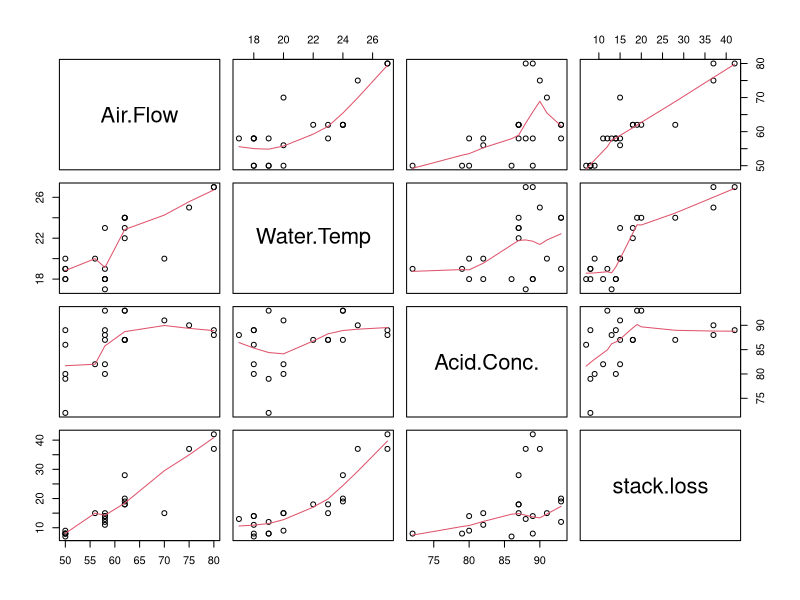
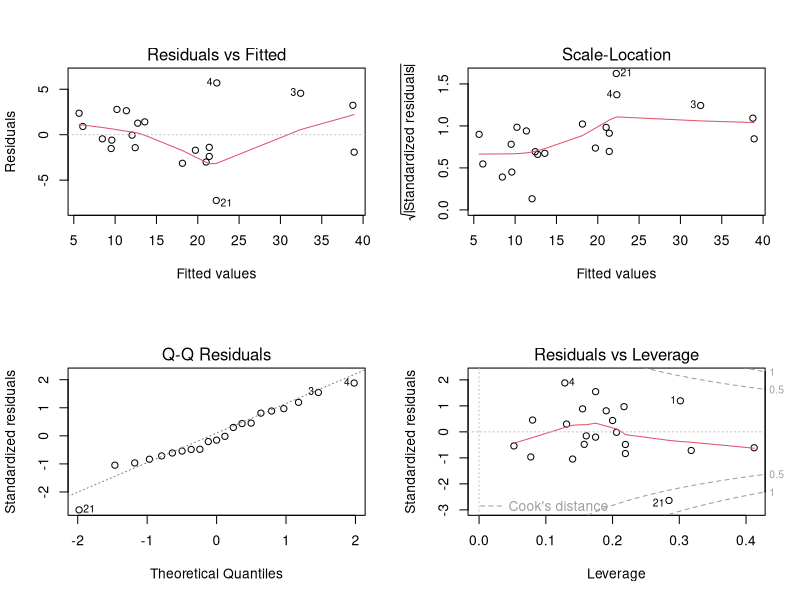
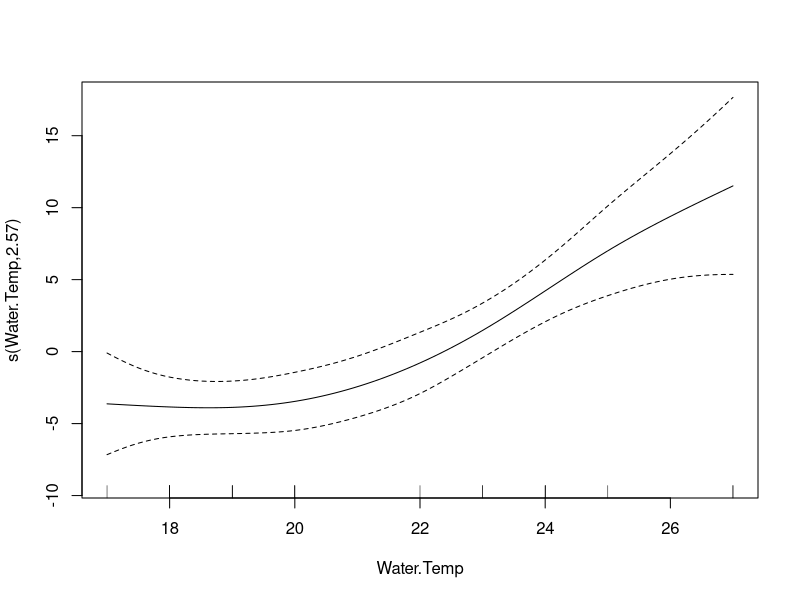

Source code (R) for these figures, in order:
data(stackloss)
str(stackloss)
summary(stackloss)

pairs(stackloss, panel = panel.smooth)

LModel <- lm(stack.loss ~ Air.Flow + Water.Temp + Acid.Conc., data=stackloss)
summary(LModel)

par(mfcol = c (2,2))
plot(LModel)


library(mgcv) 

GAMModel <- gam(stack.loss ~ s(Air.Flow, k=7) +
                  + s(Water.Temp, k=7) + s(Acid.Conc., k=7), data=stackloss)
summary(GAMModel)

par(mfcol = c (1,1))
plot(GAMModel,select=2)


anova(LModel,GAMModel)
